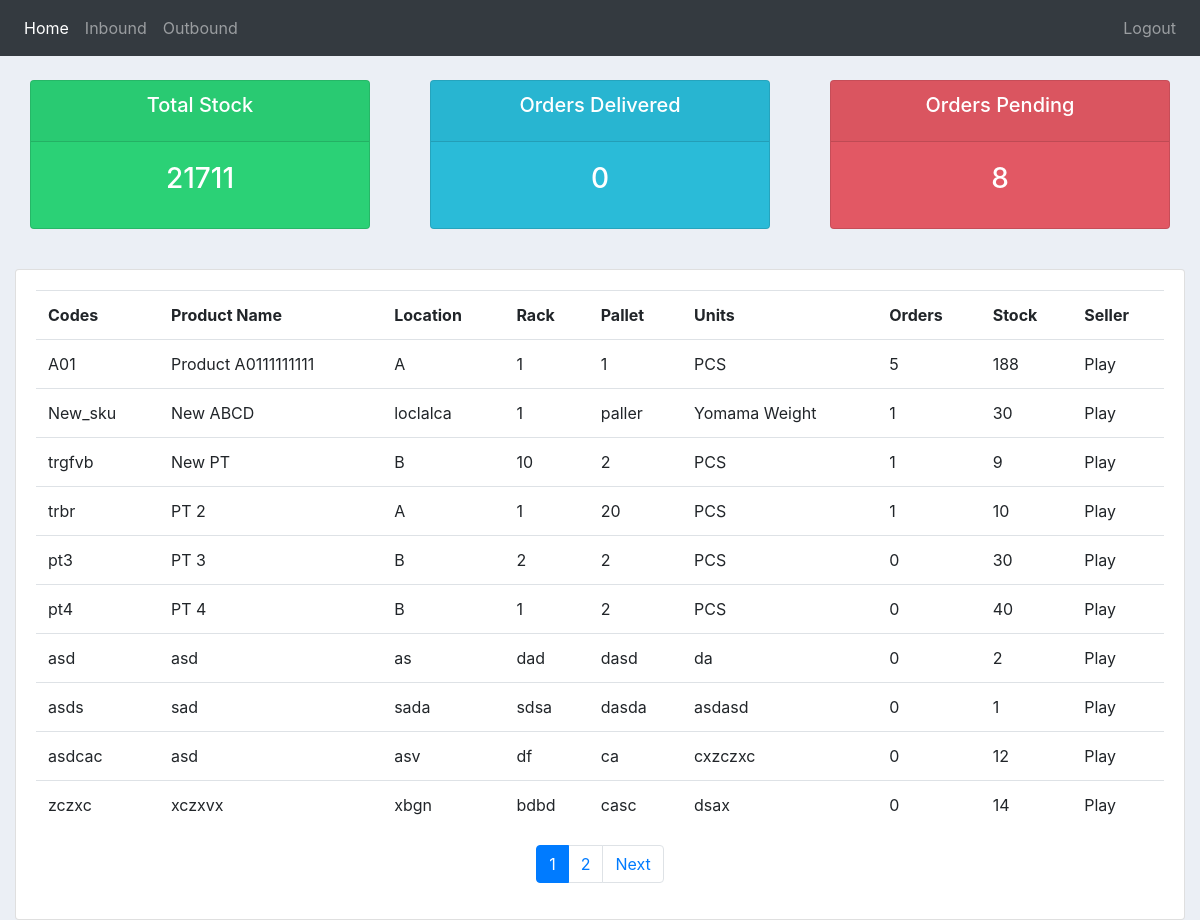
The app's page / (signed in) with its own data.
### inventory/models.py (models this page shows, shortened)
class Product(models.Model):
    UNIT = (
        ('PCS','PCS'),
        ('BOX','BOX'),
        ('PACK','PACK'),
        ('BOTTLE','BOTTLE'),
        ('OTHER','OTHER'),
    )
    date_created = models.DateTimeField(auto_now_add=True, null=True)
    sku_code = models.CharField(max_length=200, primary_key=True)
    product_name = models.CharField(max_length=200, null=True)
    unit = models.CharField(max_length=200, choices=UNIT, null=True)
    product_quantity = models.PositiveIntegerField(null=True)
    product_price = models.FloatField(validators=[MinValueValidator(0.0)])
    location = models.CharField(max_length=200, null=True)
    rack = models.CharField(max_length=200, null=True)
    pallet = models.CharField(max_length=200, null=True)
    remarks = models.CharField(max_length=200, null=True, blank=True)
    seller = models.ForeignKey(Seller, to_field='user_id', null=True, on_delete=models.SET_NULL)

class Seller(models.Model):
    user = models.OneToOneField(User, on_delete=models.CASCADE, primary_key=True)
    name = models.CharField(max_length=200, null=True)
    phone = models.CharField(max_length=11, null=True)
    email = models.CharField(max_length=200, null=True)
    date_created = models.DateTimeField(auto_now_add=True, null=True)

### inventory/views.py (the view)
# urls.py: 2. Add a URL to urlpatterns:  path('', views.home, name='home')
@custom_login_required
def home(request):
    if request.user.is_authenticated:
        if request.user.is_admin:
            page = request.GET.get('page', 1)
            orders = Order.objects.all()
            products = paginate(Product.objects.all(), page);
            sum_stock = Product.objects.aggregate(Sum('product_quantity'))
            total_stock = sum_stock['product_quantity__sum']
            delivered = orders.filter(status='Out of Delivery').count()
            pending = orders.filter(status='Pending').count()
            context = {'stock': total_stock, 'delivered': delivered, 'pending': pending, 'products': products, 'nbar': 'home'}
        else:
            page = request.GET.get('page', 1)
            orders = Order.objects.filter(seller_id=request.user.id)
            products = paginate(Product.objects.filter(seller_id=request.user.id), page)
            sum_stock = Product.objects.filter(seller_id=request.user.id).aggregate(Sum('product_quantity'))
            total_stock = sum_stock['product_quantity__sum']
            delivered = orders.filter(status='Out of Delivery').count()
            pending = orders.filter(status='Pending').count()
            context = {'stock': total_stock, 'delivered': delivered, 'pending': pending, 'products': products, 'nbar': 'home'}
        return render(request, 'inventory/home.html', context)
    else:
        return redirect('login/')

### inventory/helper.py (called while the page is built)
def paginate(object, page =1, limit = 10):
    paginator = Paginator(object, limit) # Show 25 contacts per page.
    page_obj = paginator.get_page(page)
    return page_obj

### inventory/templatetags/query_transform_template_tags.py (called while the page is built)
@register.simple_tag
def query_transform(request, **kwargs):
    updated = request.GET.copy()
    for k, v in kwargs.items():
        if v is not None:
            updated[k] = v
        else:
            updated.pop(k, 0)
    return updated.urlencode()

### inventory/templates/inventory/home.html
{% extends 'inventory/main.html' %}
{% block content %}
{% include 'inventory/status.html' %}
<br>
<div class="row">
    <div class="col-md">
        <div class="card card-body">
            <table class="table">
                <tr>
                    <th>Codes</th>
                    <th>Product Name</th>
                    <th>Location</th>
                    <th>Rack</th>
                    <th>Pallet</th>
                    <th>Units</th>
                    <th>Orders</th>
                    <th>Stock</th>
                    <th>Seller</th>
                </tr>
                {% for product in products %}
                <tr>
                    <td>{{product.sku_code}}</td>
                    <td>{{product.product_name}}</td>
                    <td>{{product.location}}</td>
                    <td>{{product.rack}}</td>
                    <td>{{product.pallet}}</td>
                    <td>{{product.unit}}</td>
                    <td>{{product.order_set.all.count}}</td>
                    <td>{{product.product_quantity}}</td>
                    <td>{{product.seller.name}}</td>
                </tr>
                {% endfor %}
            </table>
            {% include 'inventory/pagination.html' with page_obj=products request=request only%}
        </div>
    </div>
</div>
{% endblock %}

### static/css/main.css (style rules this page uses)
body { background-color: #ebeff5; }

### records on screen
Product: sku_code "A01", product_name "Product A0111111111", location "A", rack "1", pallet "1", unit "PCS", order_set.all.count "5", product_quantity "188", seller.name "Play"
Product: sku_code "New_sku", product_name "New ABCD", location "loclalca", rack "1", pallet "paller", unit "Yomama Weight", order_set.all.count "1", product_quantity "30", seller.name "Play"
Product: sku_code "trgfvb", product_name "New PT", location "B", rack "10", pallet "2", unit "PCS", order_set.all.count "1", product_quantity "9", seller.name "Play"
Product: sku_code "trbr", product_name "PT 2", location "A", rack "1", pallet "20", unit "PCS", order_set.all.count "1", product_quantity "10", seller.name "Play"
Product: sku_code "pt3", product_name "PT 3", location "B", rack "2", pallet "2", unit "PCS", order_set.all.count "0", product_quantity "30", seller.name "Play"
Product: sku_code "pt4", product_name "PT 4", location "B", rack "1", pallet "2", unit "PCS", order_set.all.count "0", product_quantity "40", seller.name "Play"
Product: sku_code "asd", product_name "asd", location "as", rack "dad", pallet "dasd", unit "da", order_set.all.count "0", product_quantity "2", seller.name "Play"
Product: sku_code "asds", product_name "sad", location "sada", rack "sdsa", pallet "dasda", unit "asdasd", order_set.all.count "0", product_quantity "1", seller.name "Play"
Product: sku_code "asdcac", product_name "asd", location "asv", rack "df", pallet "ca", unit "cxzczxc", order_set.all.count "0", product_quantity "12", seller.name "Play"
Product: sku_code "zczxc", product_name "xczxvx", location "xbgn", rack "bdbd", pallet "casc", unit "dsax", order_set.all.count "0", product_quantity "14", seller.name "Play"

### other values on screen
{{ stock }} "21711"
{{ delivered }} "0"
{{ pending }} "8"
{{ page_obj.number }} "1"
{{ page_obj.paginator.num_pages }} "2"
